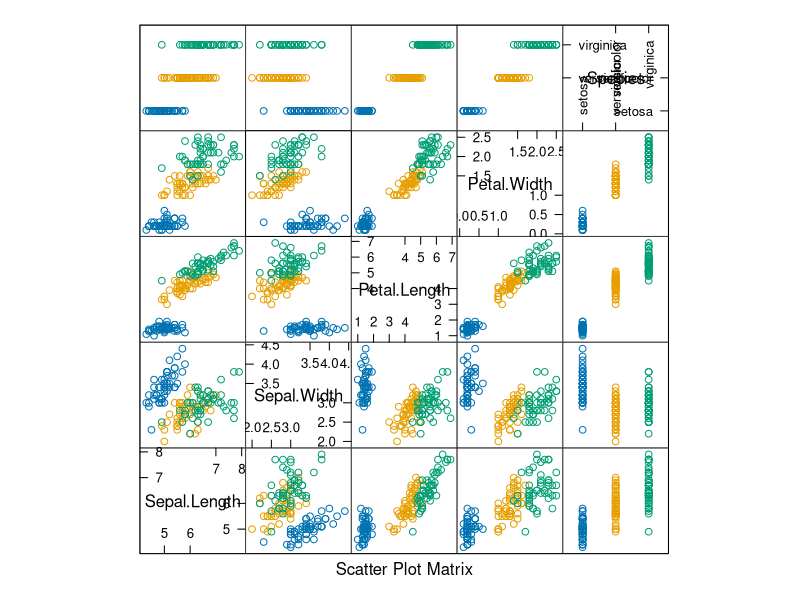

Write the R code that produced this figure. (Note: this script raises an error after producing the figure.)
## ---- chunk 1
library(lattice)
library(MASS)
library(e1071)
library(corrplot)
library(latticeExtra)
library(boot)
library(mvtnorm)
library(knitr)


my.qda <- function(x, data, ...) {
  out <- qda(x, data, ...)
  out$data <- data
  out
}
simple.predict.da <- function(...) predict(...)$class
make.data <- function(data, groups, model, size = nrow(data), groups.name = "Species") {
  ind <- sample(seq_along(levels(groups)), size = size, replace = TRUE)
  res <- data.frame(name = factor(levels(groups)[ind], levels = levels(groups)))
  names(res) <- groups.name
  mx <- model$means[ind,]
  mx <- mx + rmvnorm(nrow(mx), sigma = model$cov)
  colnames(mx) <- colnames(model$cov)
  res <- cbind(res, as.data.frame(mx))
  rownames(res) <- NULL
  res
}

## ---- chunk 2
iris.data  <- as.matrix(subset(iris, select = -Species))
means <- aggregate(iris.data, list(groups = iris$Species), mean)
means
iris.data  <- iris.data - as.matrix(means[match(iris$Species, means$groups), -1])
model <- list(cov = cov(iris.data), means = means[,-1, drop = FALSE])
## ---- chunk 3

boot.data <- make.data(iris, iris$Species, model)
splom(iris, groups = iris$Species)
splom(boot.data, groups = boot.data$Species)

## ---- chunk 4

b.model <- boot(iris, function(data) {
      tn <- tune(my.qda, Species ~ ., data = data,
      predict.func = simple.predict.da,
      tunecontrol = tune.control(sampling = "fix",
      fix = 1/2))
      tn$best.performance
    }, R = 999, sim = "parametric", ran.gen = function(data,
      mle, ..., size = 300) make.data(data,
      mle$groups, mle$model, ...), mle = list(groups = iris$Species,
      model = model))

plot(b.model, index = 1)
## ---- chunk 5
boot.ci(b.model, type="perc")
